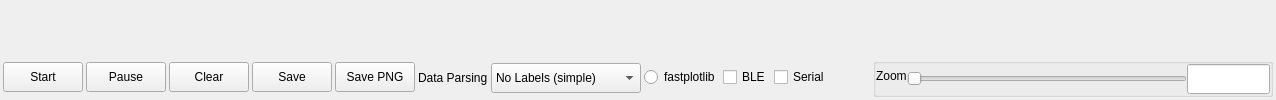
      <widget class="QWidget" name="Plotter">
       <property name="sizePolicy">
        <sizepolicy hsizetype="Expanding" vsizetype="Expanding">
         <horstretch>1</horstretch>
         <verstretch>1</verstretch>
        </sizepolicy>
       </property>
       <attribute name="title">
        <string>Plotter</string>
       </attribute>
       <layout class="QVBoxLayout" name="verticalLayout_Plotter">
        <property name="spacing">
         <number>3</number>
        </property>
        <property name="leftMargin">
         <number>3</number>
        </property>
        <property name="topMargin">
         <number>3</number>
        </property>
        <property name="rightMargin">
         <number>3</number>
        </property>
        <property name="bottomMargin">
         <number>3</number>
        </property>
        <item>
         <widget class="QWidget" name="chartView" native="true">
          <property name="sizePolicy">
           <sizepolicy hsizetype="Expanding" vsizetype="Expanding">
            <horstretch>0</horstretch>
            <verstretch>0</verstretch>
           </sizepolicy>
          </property>
         </widget>
        </item>
        <item>
         <layout class="QHBoxLayout" name="horizontalLayout_bottom_Plotter" stretch="0,0,0,0,1,0">
          <property name="spacing">
           <number>3</number>
          </property>
          <item>
           <layout class="QHBoxLayout" name="horizontalLayout_bottom_left">
            <property name="spacing">
             <number>3</number>
            </property>
            <item>
             <widget class="QPushButton" name="pushButton_ChartStartStop">
              <property name="sizePolicy">
               <sizepolicy hsizetype="Preferred" vsizetype="Fixed">
                <horstretch>0</horstretch>
                <verstretch>0</verstretch>
               </sizepolicy>
              </property>
              <property name="minimumSize">
               <size>
                <width>0</width>
                <height>30</height>
               </size>
              </property>
              <property name="maximumSize">
               <size>
                <width>16777215</width>
                <height>30</height>
               </size>
              </property>
              <property name="font">
               <font>
                <pointsize>9</pointsize>
               </font>
              </property>
              <property name="toolTip">
               <string>&lt;html&gt;&lt;head/&gt;&lt;body&gt;&lt;p&gt;Start displaying the received data. Performance is better if Monitor is not displaying the received data also.&lt;/p&gt;&lt;/body&gt;&lt;/html&gt;</string>
              </property>
              <property name="text">
               <string>Start</string>
              </property>
             </widget>
            </item>
            <item>
             <widget class="QPushButton" name="pushButton_ChartPause">
              <property name="minimumSize">
               <size>
                <width>0</width>
                <height>30</height>
               </size>
              </property>
              <property name="text">
               <string>Pause</string>
              </property>
             </widget>
            </item>
            <item>
             <widget class="QPushButton" name="pushButton_ChartClear">
              <property name="sizePolicy">
               <sizepolicy hsizetype="Preferred" vsizetype="Fixed">
                <horstretch>0</horstretch>
                <verstretch>0</verstretch>
               </sizepolicy>
              </property>
              <property name="minimumSize">
               <size>
                <width>0</width>
                <height>30</height>
               </size>
              </property>
              <property name="maximumSize">
               <size>
                <width>16777215</width>
                <height>30</height>
               </size>
              </property>
              <property name="font">
               <font>
                <pointsize>9</pointsize>
               </font>
              </property>
              <property name="toolTip">
               <string>&lt;html&gt;&lt;head/&gt;&lt;body&gt;&lt;p&gt;Clear the display.&lt;/p&gt;&lt;/body&gt;&lt;/html&gt;</string>
              </property>
              <property name="text">
               <string>Clear</string>
              </property>
             </widget>
            </item>
            <item>
             <widget class="QPushButton" name="pushButton_ChartSave">
              <property name="sizePolicy">
               <sizepolicy hsizetype="Preferred" vsizetype="Fixed">
                <horstretch>0</horstretch>
                <verstretch>0</verstretch>
               </sizepolicy>
              </property>
              <property name="minimumSize">
               <size>
                <width>0</width>
                <height>30</height>
               </size>
              </property>
              <property name="maximumSize">
               <size>
                <width>16777215</width>
                <height>30</height>
               </size>
              </property>
              <property name="font">
               <font>
                <pointsize>9</pointsize>
               </font>
              </property>
              <property name="toolTip">
               <string>&lt;html&gt;&lt;head/&gt;&lt;body&gt;&lt;p&gt;Save current data to text file.&lt;/p&gt;&lt;/body&gt;&lt;/html&gt;</string>
              </property>
              <property name="text">
               <string>Save</string>
              </property>
             </widget>
            </item>
            <item>
             <widget class="QPushButton" name="pushButton_ChartSaveFigure">
              <property name="sizePolicy">
               <sizepolicy hsizetype="Preferred" vsizetype="Fixed">
                <horstretch>0</horstretch>
                <verstretch>0</verstretch>
               </sizepolicy>
              </property>
              <property name="minimumSize">
               <size>
                <width>0</width>
                <height>30</height>
               </size>
              </property>
              <property name="toolTip">
               <string>&lt;html&gt;&lt;head/&gt;&lt;body&gt;&lt;p&gt;Save current figure to graphics file (png for fastplotlib, svg for pyqtgraph).&lt;/p&gt;&lt;/body&gt;&lt;/html&gt;</string>
              </property>
              <property name="text">
               <string>Save PNG</string>
              </property>
             </widget>
            </item>
            <item>
             <layout class="QFormLayout" name="formLayout_DataSeparator">
              <property name="labelAlignment">
               <set>Qt::AlignRight|Qt::AlignTrailing|Qt::AlignVCenter</set>
              </property>
              <property name="formAlignment">
               <set>Qt::AlignLeading|Qt::AlignLeft|Qt::AlignVCenter</set>
              </property>
              <item row="0" column="0">
               <widget class="QLabel" name="label_DataSeparation_Plotter">
                <property name="sizePolicy">
                 <sizepolicy hsizetype="Preferred" vsizetype="Fixed">
                  <horstretch>0</horstretch>
                  <verstretch>0</verstretch>
                 </sizepolicy>
                </property>
                <property name="minimumSize">
                 <size>
                  <width>0</width>
                  <height>30</height>
                 </size>
                </property>
                <property name="maximumSize">
                 <size>
                  <width>16777215</width>
                  <height>30</height>
                 </size>
                </property>
                <property name="font">
                 <font>
                  <pointsize>9</pointsize>
                 </font>
                </property>
                <property name="text">
                 <string>Data Parsing</string>
                </property>
                <property name="alignment">
                 <set>Qt::AlignJustify|Qt::AlignVCenter</set>
                </property>
               </widget>
              </item>
              <item row="0" column="1">
               <widget class="QComboBox" name="comboBoxDropDown_DataSeparator">
                <property name="sizePolicy">
                 <sizepolicy hsizetype="Preferred" vsizetype="Fixed">
                  <horstretch>0</horstretch>
                  <verstretch>0</verstretch>
                 </sizepolicy>
                </property>
                <property name="minimumSize">
                 <size>
                  <width>150</width>
                  <height>30</height>
                 </size>
                </property>
                <property name="maximumSize">
                 <size>
                  <width>16777215</width>
                  <height>30</height>
                 </size>
                </property>
                <property name="toolTip">
                 <string>&lt;html&gt;&lt;head/&gt;&lt;body&gt;&lt;p&gt;Select from these options to parse the received text for data. This setting will need to match the dataformat of your client.&lt;/p&gt;&lt;/body&gt;&lt;/html&gt;</string>
                </property>
                <property name="sizeAdjustPolicy">
                 <enum>QComboBox::AdjustToContents</enum>
                </property>
                <item>
                 <property name="text">
                  <string>No Labels (simple)</string>
                 </property>
                </item>
                <item>
                 <property name="text">
                  <string>With [Label:]</string>
                 </property>
                </item>
                <item>
                 <property name="text">
                  <string>Binary</string>
                 </property>
                </item>
               </widget>
              </item>
             </layout>
            </item>
           </layout>
          </item>
          <item>
           <widget class="QRadioButton" name="radioButton_useFPL">
            <property name="sizePolicy">
             <sizepolicy hsizetype="Minimum" vsizetype="Fixed">
              <horstretch>0</horstretch>
              <verstretch>0</verstretch>
             </sizepolicy>
            </property>
            <property name="toolTip">
             <string>&lt;html&gt;&lt;head/&gt;&lt;body&gt;&lt;p&gt;Use fastplotlib for display. This improves performance for GPU based systems but requires enabling fastplot lib in config file. Fastplotlib adds 15 secs to program start up.&lt;/p&gt;&lt;/body&gt;&lt;/html&gt;</string>
            </property>
            <property name="text">
             <string>fastplotlib</string>
            </property>
           </widget>
          </item>
          <item>
           <widget class="QCheckBox" name="checkBox_PlotBLE">
            <property name="sizePolicy">
             <sizepolicy hsizetype="Minimum" vsizetype="Fixed">
              <horstretch>0</horstretch>
              <verstretch>0</verstretch>
             </sizepolicy>
            </property>
            <property name="text">
             <string>BLE</string>
            </property>
           </widget>
          </item>
          <item>
           <widget class="QCheckBox" name="checkBox_PlotSerial">
            <property name="sizePolicy">
             <sizepolicy hsizetype="Minimum" vsizetype="Fixed">
              <horstretch>0</horstretch>
              <verstretch>0</verstretch>
             </sizepolicy>
            </property>
            <property name="text">
             <string>Serial</string>
            </property>
           </widget>
          </item>
          <item>
           <spacer name="horizontalSpacer_bottom_middle">
            <property name="orientation">
             <enum>Qt::Horizontal</enum>
            </property>
            <property name="sizeHint" stdset="0">
             <size>
              <width>40</width>
              <height>20</height>
             </size>
            </property>
           </spacer>
          </item>
          <item>
           <widget class="QGroupBox" name="groupBox_Zoom">
            <property name="sizePolicy">
             <sizepolicy hsizetype="Fixed" vsizetype="Fixed">
              <horstretch>0</horstretch>
              <verstretch>0</verstretch>
             </sizepolicy>
            </property>
            <property name="minimumSize">
             <size>
              <width>400</width>
              <height>30</height>
             </size>
            </property>
            <property name="maximumSize">
             <size>
              <width>400</width>
              <height>40</height>
             </size>
            </property>
            <property name="title">
             <string/>
            </property>
            <layout class="QHBoxLayout" name="horizontalLayout_13">
             <property name="spacing">
              <number>0</number>
             </property>
             <property name="leftMargin">
              <number>0</number>
             </property>
             <property name="topMargin">
              <number>0</number>
             </property>
             <property name="rightMargin">
              <number>0</number>
             </property>
             <property name="bottomMargin">
              <number>0</number>
             </property>
             <item>
              <layout class="QFormLayout" name="formLayout_zoomSlider">
               <property name="labelAlignment">
                <set>Qt::AlignLeading|Qt::AlignLeft|Qt::AlignVCenter</set>
               </property>
               <property name="formAlignment">
                <set>Qt::AlignLeading|Qt::AlignLeft|Qt::AlignVCenter</set>
               </property>
               <property name="verticalSpacing">
                <number>0</number>
               </property>
               <item row="0" column="0">
                <widget class="QLabel" name="label_Horizontal_Zoom">
                 <property name="text">
                  <string>Zoom</string>
                 </property>
                </widget>
               </item>
               <item row="0" column="1">
                <widget class="QSlider" name="horizontalSlider_Zoom">
                 <property name="sizePolicy">
                  <sizepolicy hsizetype="Fixed" vsizetype="Fixed">
                   <horstretch>0</horstretch>
                   <verstretch>0</verstretch>
                  </sizepolicy>
                 </property>
                 <property name="minimumSize">
                  <size>
                   <width>280</width>
                   <height>30</height>
                  </size>
                 </property>
                 <property name="maximumSize">
                  <size>
                   <width>16777215</width>
                   <height>30</height>
                  </size>
                 </property>
                 <property name="toolTip">
                  <string>&lt;html&gt;&lt;head/&gt;&lt;body&gt;&lt;p&gt;Change horizontal zoom level&lt;/p&gt;&lt;/body&gt;&lt;/html&gt;</string>
                 </property>
                 <property name="orientation">
                  <enum>Qt::Horizontal</enum>
                 </property>
                 <property name="tickPosition">
                  <enum>QSlider::NoTicks</enum>
                 </property>
                </widget>
               </item>
              </layout>
             </item>
             <item>
              <widget class="QLineEdit" name="lineEdit_Horizontal_Zoom">
               <property name="minimumSize">
                <size>
                 <width>0</width>
                 <height>30</height>
                </size>
               </property>
               <property name="maximumSize">
                <size>
                 <width>16777215</width>
                 <height>30</height>
                </size>
               </property>
               <property name="font">
                <font>
                 <family>Fira Mono</family>
                 <pointsize>9</pointsize>
                </font>
               </property>
               <property name="toolTip">
                <string>&lt;html&gt;&lt;head/&gt;&lt;body&gt;&lt;p&gt;Change horizontal zoom level&lt;/p&gt;&lt;/body&gt;&lt;/html&gt;</string>
               </property>
              </widget>
             </item>
            </layout>
           </widget>
          </item>
         </layout>
        </item>
       </layout>
      </widget>
